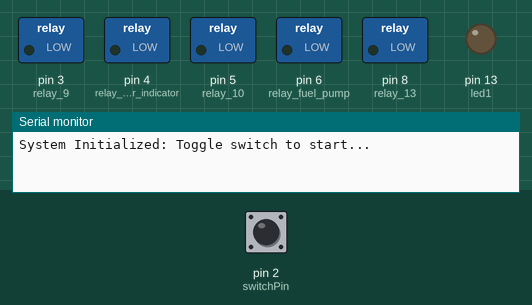
A sketch run on a simulated Arduino Uno, built with avr-gcc and run on an emulated ATmega328P. Parts: switched loads named in the sketch (green lamp = pin HIGH), output pins drawn as LEDs (lit = HIGH), the last lines printed to the serial monitor. Inputs (shaded band) come from the test bench; at power-on: pin 2 (switchPin) HIGH.

Above: at 1.2 s.
1.3 s: pin 2 (switchPin) pulled LOW for 0.15 s
At 4.1 s:
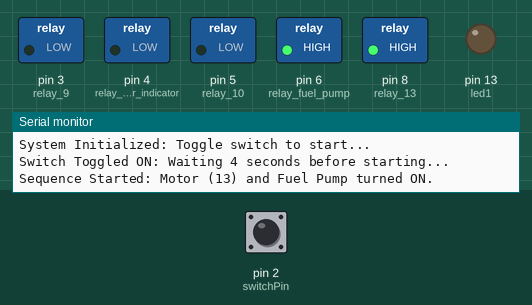
At 5.6 s:
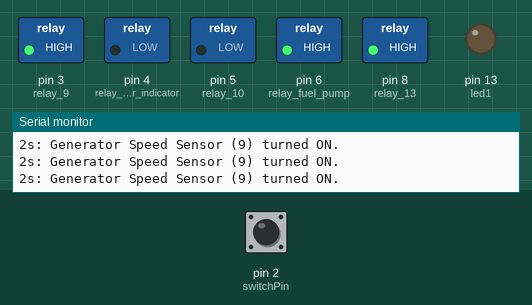
Timing chart, 0 to 25.3 s (numbered marks = the images above; inputs shaded):
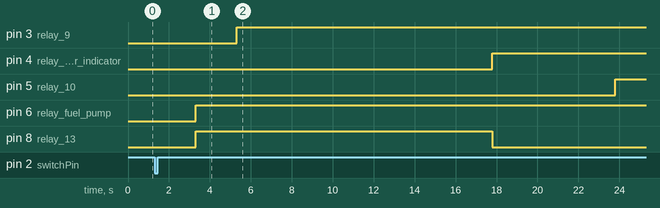

Measured:
- after the input at 1.3 s, pin 3 (relay_9): LOW → HIGH after 4.0 s; pin 4 (relay_power_indicator): LOW → HIGH after 16.5 s; pin 5 (relay_10): LOW → HIGH after 22.5 s; pin 6 (relay_fuel_pump): LOW → HIGH after 2.0 s; pin 8 (relay_13): LOW → HIGH after 2.0 s, → LOW 14.5 s later

The sketch:

Code.ino
```cpp
// Pin Definitions
const int relay_9 = 3;                 // Generator Speed Sensor (9)
const int relay_power_indicator = 4;   // Power Indicator (39)
const int relay_10 = 5;                // Starter Speed Sensor (10)
const int relay_13 = 8;                // Electric Motor (13) - Only motor used
const int relay_fuel_pump = 6;         // Fuel Pump
const int led1 = 13;                   // LED Indicator
const int switchPin = 2;               // Toggle switch (active LOW)

bool sequenceStarted = false;
bool prevSwitchState = HIGH;
unsigned long startTime = 0;

void setup() {
  Serial.begin(9600);

  // Configure all pins as OUTPUT
  pinMode(relay_9, OUTPUT);
  pinMode(relay_power_indicator, OUTPUT);
  pinMode(relay_10, OUTPUT);
  pinMode(relay_13, OUTPUT);
  pinMode(relay_fuel_pump, OUTPUT);
  pinMode(led1, OUTPUT);

  // Configure switch pin as input with internal pull-up resistor
  pinMode(switchPin, INPUT_PULLUP);

  // Reset all relays and indicators to LOW
  resetSystem();
  Serial.println("System Initialized: Toggle switch to start...");
}

void loop() {
  int currentSwitchState = digitalRead(switchPin);

  // Detect falling edge (toggle from HIGH to LOW)
  if (!sequenceStarted && prevSwitchState == HIGH && currentSwitchState == LOW) {
    Serial.println("Switch Toggled ON: Waiting 4 seconds before starting...");
    delay(2000);  // Delay before starting the sequence

    sequenceStarted = true;
    startTime = millis();

    // Step 1: Turn ON Motor and Fuel Pump
    digitalWrite(relay_13, HIGH);
    digitalWrite(relay_fuel_pump, HIGH);
    Serial.println("Sequence Started: Motor (13) and Fuel Pump turned ON.");
  }

  prevSwitchState = currentSwitchState;

  if (sequenceStarted) {
    unsigned long currentTime = millis() - startTime;

    // Step 2: After 2 seconds, turn ON Generator Speed Sensor (relay_9)
    if (currentTime >= 2000 && currentTime < 3000) {
      digitalWrite(relay_9, HIGH);
      Serial.println("2s: Generator Speed Sensor (9) turned ON.");
    }

    // Step 3: After 14.5 seconds, turn OFF Motor and turn ON Power Indicator (relay_power_indicator)
    if (currentTime >= 14500 && currentTime < 15500) {
      digitalWrite(relay_13, LOW);
      Serial.println("14.5s: Motor (13) turned OFF.");

      digitalWrite(relay_power_indicator, HIGH);
      Serial.println("14.5s: Power Indicator (39) turned ON.");
    }

    // Step 4: After 20.5 seconds, turn ON Starter Speed Sensor (relay_10)
    if (currentTime >= 20500 && currentTime < 21500) {
      digitalWrite(relay_10, HIGH);
      Serial.println("20.5s: Starter Speed Sensor (10) turned ON.");
    }

    // Step 5: After 38 seconds, turn OFF Fuel Pump and blink LED once
    if (currentTime >= 38500 && currentTime < 39500) {
      digitalWrite(relay_fuel_pump, LOW);
      Serial.println("38s: Fuel Pump turned OFF.");

      digitalWrite(led1, HIGH);
      delay(500);
      digitalWrite(led1, LOW);
      Serial.println("38s: Status LED blinked once.");

      // End sequence and reset system
      sequenceStarted = false;
      resetSystem();
      Serial.println("Sequence complete. Toggle switch OFF then ON to restart.");
    }
  }
}

void resetSystem() {
  // Set all outputs to LOW (OFF)
  digitalWrite(relay_9, LOW);
  digitalWrite(relay_power_indicator, LOW);
  digitalWrite(relay_10, LOW);
  digitalWrite(relay_13, LOW);
  digitalWrite(relay_fuel_pump, LOW);
  digitalWrite(led1, LOW);
}
```
